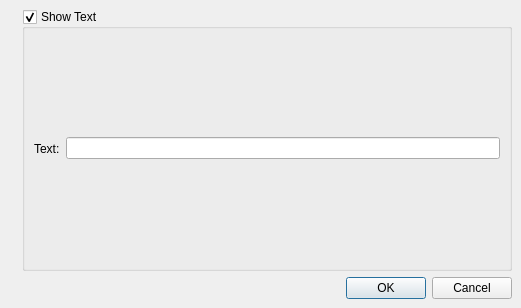
<ui version="4.0" >
 <class>GlissandoProperties</class>
 <widget class="QDialog" name="GlissandoProperties" >
  <property name="geometry" >
   <rect>
    <x>0</x>
    <y>0</y>
    <width>521</width>
    <height>308</height>
   </rect>
  </property>
  <property name="windowTitle" >
   <string>MuseScore: Glissando Properties</string>
  </property>
  <layout class="QHBoxLayout" >
   <property name="margin" >
    <number>0</number>
   </property>
   <item>
    <widget class="QLabel" name="label_3" >
     <property name="sizePolicy" >
      <sizepolicy vsizetype="Ignored" hsizetype="Fixed" >
       <horstretch>0</horstretch>
       <verstretch>0</verstretch>
      </sizepolicy>
     </property>
     <property name="text" >
      <string/>
     </property>
     <property name="pixmap" >
      <pixmap resource="mscore.qrc" >:/data/bg1.jpg</pixmap>
     </property>
    </widget>
   </item>
   <item>
    <layout class="QGridLayout" >
     <property name="margin" >
      <number>9</number>
     </property>
     <item row="0" column="0" >
      <widget class="QGroupBox" name="showText" >
       <property name="title" >
        <string>Show Text</string>
       </property>
       <property name="flat" >
        <bool>true</bool>
       </property>
       <property name="checkable" >
        <bool>true</bool>
       </property>
       <layout class="QHBoxLayout" >
        <property name="margin" >
         <number>9</number>
        </property>
        <item>
         <widget class="QLabel" name="label" >
          <property name="text" >
           <string>Text:</string>
          </property>
         </widget>
        </item>
        <item>
         <widget class="QLineEdit" name="text" />
        </item>
       </layout>
      </widget>
     </item>
     <item row="1" column="0" >
      <widget class="QDialogButtonBox" name="buttonBox" >
       <property name="orientation" >
        <enum>Qt::Horizontal</enum>
       </property>
       <property name="standardButtons" >
        <set>QDialogButtonBox::Cancel|QDialogButtonBox::Ok</set>
       </property>
      </widget>
     </item>
    </layout>
   </item>
  </layout>
 </widget>
 <resources>
  <include location="mscore.qrc" />
 </resources>
 <connections>
  <connection>
   <sender>buttonBox</sender>
   <signal>accepted()</signal>
   <receiver>GlissandoProperties</receiver>
   <slot>accept()</slot>
   <hints>
    <hint type="sourcelabel" >
     <x>248</x>
     <y>254</y>
    </hint>
    <hint type="destinationlabel" >
     <x>157</x>
     <y>274</y>
    </hint>
   </hints>
  </connection>
  <connection>
   <sender>buttonBox</sender>
   <signal>rejected()</signal>
   <receiver>GlissandoProperties</receiver>
   <slot>reject()</slot>
   <hints>
    <hint type="sourcelabel" >
     <x>316</x>
     <y>260</y>
    </hint>
    <hint type="destinationlabel" >
     <x>286</x>
     <y>274</y>
    </hint>
   </hints>
  </connection>
 </connections>
</ui>
